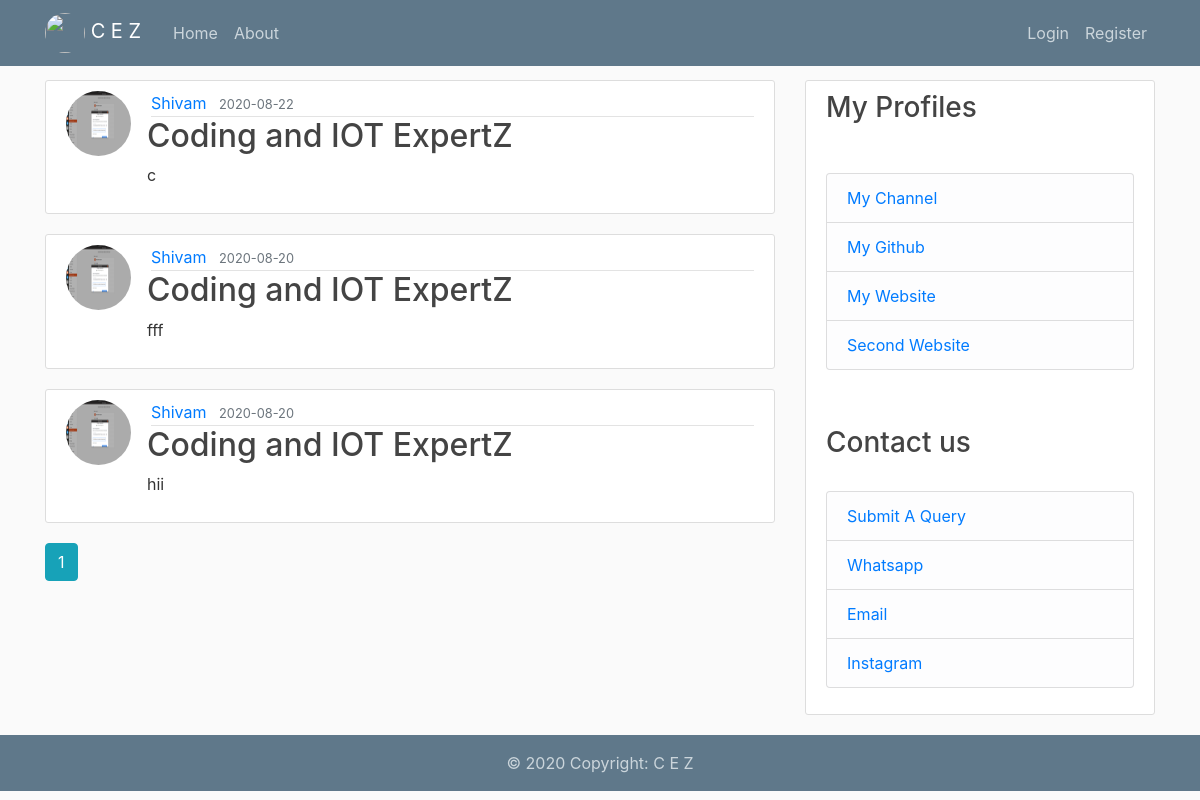
The page /home on the database its author committed.
### flaskblog/models.py (models this page shows, shortened)
class Post(db.Model):
    id = db.Column(db.Integer, primary_key=True)
    title = db.Column(db.String(100), nullable=False)
    date_posted = db.Column(db.DateTime, nullable=False, default=datetime.utcnow)
    content = db.Column(db.Text, nullable=False)
    user_id = db.Column(db.Integer, db.ForeignKey('user.id'), nullable=False)
    img_file = db.Column(db.String(20), nullable=False, default='default.jpg')

class User(db.Model, UserMixin):
    id = db.Column(db.Integer, primary_key=True)
    username = db.Column(db.String(20), unique=True, nullable=False)
    email = db.Column(db.String(120), unique=True, nullable=False)
    image_file = db.Column(db.String(20), nullable=False, default='default.jpg')
    password = db.Column(db.String(60), nullable=False)
    posts = db.relationship('Post', backref='author', lazy=True)

### flaskblog/routes.py (the view)
@app.route("/")
@app.route("/home")
def home():
    page = request.args.get('page', 1, type=int)
    posts = Post.query.order_by(Post.date_posted.desc()).paginate(page=page, per_page=5)
    return render_template('home.html', posts=posts)

### flaskblog/templates/home.html
{% extends "layout.html" %}
{% block content %}
{% for post in posts.items %}
        <article class="media content-section">
          <img class="rounded-circle article-img" src="{{ url_for('static', filename='profile_pics/' + post.author.image_file) }}">
          <div class="media-body">
            <div class="article-metadata">
              <a class="mr-2" href="{{ url_for('user_posts', username=post.author.username) }}">{{ post.author.username }}</a>
              <small class="text-muted">{{ post.date_posted.strftime('%Y-%m-%d') }}</small>
            </div>
            <h2><a class="article-title" href="{{ url_for('post', post_id=post.id) }}">{{ post.title }}</a></h2>
            <p class="article-content">{{ post.content }}</p>
          </div>
        </article>
    {% endfor %}
    {% for page_num in posts.iter_pages(left_edge=1, right_edge=1, left_current=1, right_current=2) %}
      {% if page_num %}
        {% if posts.page == page_num %}
          <a class="btn btn-info mb-4" href="{{ url_for('home', page=page_num) }}">{{ page_num }}</a>
        {% else %}
          <a class="btn btn-outline-info mb-4" href="{{ url_for('home', page=page_num) }}">{{ page_num }}</a>
        {% endif %}
      {% else %}
        ...
      {% endif %}
    {% endfor %}
{% endblock content %}

### flaskblog/templates/layout.html (shortened to what this page needs)
<!DOCTYPE html>
<html>
<head>
    <link rel="stylesheet" href="https://maxcdn.bootstrapcdn.com/bootstrap/4.0.0/css/bootstrap.min.css">
    <link rel="stylesheet" type="text/css" href="{{ url_for('static', filename='main.css') }}">
</head>
<body>
    <header class="site-header">
      <nav class="navbar navbar-expand-md navbar-dark bg-steel fixed-top">
        <div class="container">
          <a class="navbar-brand mr-4" href="/"><img  class="rounded-circle" src="https://cez.co.in/wp-content/uploads/2020/05/1583566623555.jpg"></img> C E Z</a>
          <div class="collapse navbar-collapse" id="navbarToggle">
            <div class="navbar-nav mr-auto">
              <a class="nav-item nav-link" href="{{ url_for('home') }}">Home</a>
              <a class="nav-item nav-link" href="{{ url_for('about') }}">About</a>
            </div>
            <div class="navbar-nav">
              {% if current_user.is_authenticated %}
                <a class="nav-item nav-link" href="{{ url_for('new_post') }}">New Post</a>
                <a class="nav-item nav-link" href="{{ url_for('account') }}">Profile</a>
                <a class="nav-item nav-link" href="{{ url_for('logout') }}">Logout</a>
              {% else %}
                <a class="nav-item nav-link" href="{{ url_for('login') }}">Login</a>
                <a class="nav-item nav-link" href="{{ url_for('register') }}">Register</a>
              {% endif %}
            </div>
          </div>
        </div>
      </nav>
    </header>
    <main role="main" class="container">
      <div class="row">
        <div class="col-md-8">
          {% block content %}{% endblock %}
        </div>
        <div class="col-md-4">
          <div class="content-section">
            <h3>My Profiles</h3><br>
            <p class='text-muted'>
              <ul class="list-group">
                <li class="list-group-item list-group-item-light"><a href="https://www.youtube.com/creativeexpertz">My Channel</a></li>
                <li class="list-group-item list-group-item-light"><a href="https://github.com/shivam907">My Github</a></li>
                <li class="list-group-item list-group-item-light"><a href="{{ url_for('site') }}">My Website</a></li>
                <li class="list-group-item list-group-item-light"><a href="https://ceziot.tech">Second Website</a></li>
              </ul>
            </p>
            <br>
            <p class='text-muted'><h3>Contact us</h3><br>
              <ul class="list-group">
                <li class="list-group-item list-group-item-light"><a href="{{ url_for('contact') }}">Submit A Query</a></li>
                <li class="list-group-item list-group-item-light"><a href="http://wa.me/+918968969929">Whatsapp</a></li>
                <li class="list-group-item list-group-item-light"><a href="mailto:shivam@cez.co.in">Email</a></li>
                <li class="list-group-item list-group-item-light"><a href="https://instagram.com/creativeexpertz">Instagram</a></li>
              </ul>
            </p>
          </div>
        </div>
      </div>
    </main>
<footer class="page-footer font-small blue" style="background-color: #5f788a">
  <div class="footer-copyright text-center py-3 fot">© 2020 Copyright:
    <a class="fotlink" href="https://cez.co.in/"> C E Z</a>
  </div>
</footer>
  </body>
</html>

### flaskblog/static/main.css (style rules this page uses)
body { background: #fafafa; color: #333333; margin-top: 5rem; }
h1, h2, h3, h4, h5, h6 { color: #444444; }
.bg-steel { background-color: #5f788a; }
.site-header .navbar-nav .nav-link { color: #cbd5db; }
.content-section { background: #ffffff; padding: 10px 20px; border: 1px solid #dddddd; border-radius: 3px; margin-bottom: 20px; }
.article-title { color: #444444; }
.article-content { white-space: pre-line; }
.article-img { height: 65px; width: 65px; margin-right: 16px; }
.article-metadata { padding-bottom: 1px; margin-left: 4px; border-bottom: 1px solid #e3e3e3 }
.fot { color: #cbd5db; }
.fotlink { color: #cbd5db; }

### flaskblog/templates/layout.html (style rules this page uses)
img { width: 40px; height: 40px; }

### rows shown on the page
Post: image_file (picture), author.username "Shivam", date_posted "2020-08-22", title "Coding and IOT ExpertZ", content "c"
Post: image_file (picture), author.username "Shivam", date_posted "2020-08-20", title "Coding and IOT ExpertZ", content "fff"
Post: image_file (picture), author.username "Shivam", date_posted "2020-08-20", title "Coding and IOT ExpertZ", content "hii"

### other values the page prints
{{ page_num }} "1"
